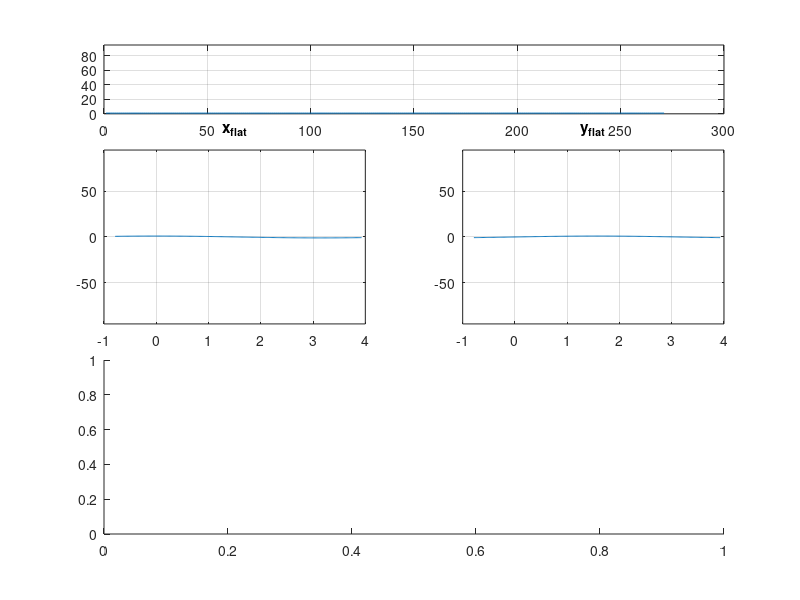

Write the MATLAB code that produced this figure. (Note: this script raises an error after producing the figure.)
clc
clear
close all hidden
try close( h.match ), catch err, end
global key_is_pressed
key_is_pressed  = 0                                     	;
offset          = 0                                         ;
lin_offset      = 0                                         ;

h.match         = figure( 'Units' , 'Normalized' ,          ...
                          'Position' , .1*[ 2 1 6 8 ] )     ;
% kp              = @( hObject, event ) ( @kp_script )
set(gcf, 'KeyPressFcn', @kp_script )                      
offset          = 1                                         ;
x.range         =  -45 : 225                                ;
x.range         = x.range * pi / 180                        ;
x.calc          = linspace( -45 , 225 , numel( x.range ) ) ;

                  subplot( 5 , 1 , 1 ) 
rad             = zeros( size( x.range ) ) + offset         ;
ax( 1 )         = plot( rad )                                                 ;
ylim( [ 0 95 ] ) 
% axis normal tight
grid on


y.flat          = rad .* sin( x.range )                     ;
                  subplot( 5 , 2 , [ 4 6 ] )    
ax( 3 )         = plot( x.range , y.flat )                  ;
                  title( 'y_{flat}' )
                  grid on 
                  axis tight
                  ylim( 95*[ -1 1 ] )
                  xlim( [ -1 , 4 ] )              
                  

                  xlim( [ -1 , 4 ] )
            	  subplot( 5 , 2 , [ 3 5 ] )   
x.flat          = rad .* cos( x.range )                     ; 
ax( 4 )         = plot( x.range , x.flat )                  ;
                  title( 'x_{flat}' )
                  grid on 
%                   axis tight
                  ylim( 95*[ -1 1 ] )
                  xlim( [ -1 , 4 ] )                        

                  
                  subplot( 5 , 1 , 4:5 )                      
ax( 2 )         = plot( x.flat , y.flat ,                   ...
                       'LineSmoothing' , 'on' )             ;
                  ylim( 95 * [ -1 1 ] )                     ;
                  xlim( 95 * [ -1 1 ] )                     ;
                  axis equal

% axis normal equal
grid on
% xlim( [ -2 2 ] )
while ~isempty( key_is_pressed )
    
for i = 1 : 90
%     offset          = +i                                        ;
%     lin_offset      = i / 90 .* x.calc / 180 * 2                ;
    parab_offset    = ( ( x.calc - median( x.calc ) ) / i ) .^2 ;
    rad             = zeros( size( x.range ) ) + offset         ...
                                               + lin_offset     ...
                                               + parab_offset 	;
                                           
    try
    set( ax( 1 ) , 'YData' , rad )
    catch err
        key_is_pressed  = []                                    ;
        break
    end
    ylim( [ -i , i ] )
    y.flat          = rad .* sin( x.range )                     ;
    x.flat          = rad .* cos( x.range )                     ;
    set( ax( 3 ) , 'YData' , y.flat )        ;
    set( ax( 4 ) , 'YData' , x.flat )        ;
    set( ax( 2 ) , 'XData' , x.flat , 'YData' , y.flat )        ;
%     axis equal
%     ylim( [ -2.5 1.5 ] )
%     xlim( [ -2.5 1.5 ] )
    pause( 0.1 )
    drawnow
    
end
end